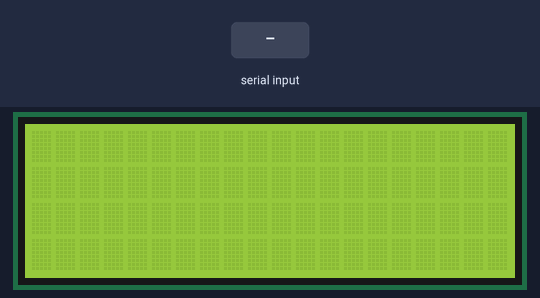
The sketch below on a simulated Arduino Uno, built with avr-gcc and run on an emulated ATmega328P. Parts: 20×4 character LCD. The test bench sets the inputs (shaded band).

Above: at 1.2 s.
1.3 s: "#" received over Serial
At 1.9 s:
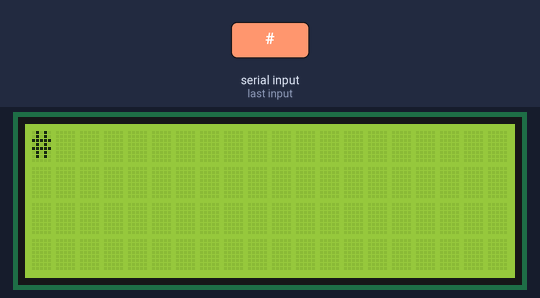
2.9 s: "1" received over Serial
At 4.4 s:
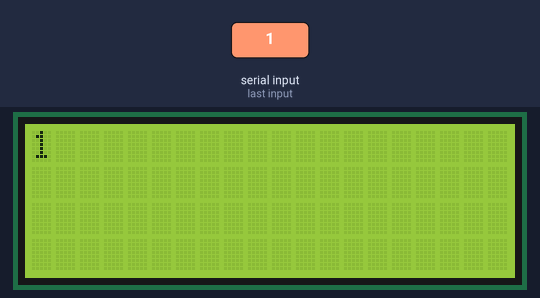
Timing chart, 0 to 5.9 s (numbered marks = the images above; inputs shaded):
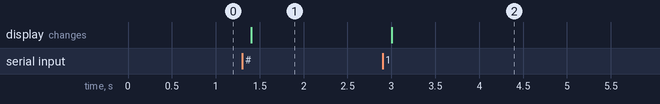

Measured:
- after the input at 1.3 s, the display: changes after 0.10 s (image 1)
- after the input at 2.9 s, the display: changes after 0.10 s (image 2)

The sketch:

Task3.ino
```cpp
/*#include "SecuritySystem.h"

SecuritySystem ss;

void setup()
{
    ss.initSetup();
}
void loop()
{
    ss.initLoop();
}*/
#include <Wire.h>
#include <LiquidCrystal_I2C.h>

LiquidCrystal_I2C lcd(0x27,20,4);  // set the LCD address to 0x27 for a 16 chars and 2 line display

void setup()
{
  lcd.init();                      // initialize the lcd
  lcd.backlight();
  Serial.begin(9600);
}

void loop()
{
  // when characters arrive over the serial port...
  if (Serial.available()) {
    // wait a bit for the entire message to arrive
    delay(100);
    // clear the screen
    lcd.clear();
    // read all the available characters
    while (Serial.available() > 0) {
      // display each character to the LCD
      lcd.write(Serial.read());
    }
  }
}
```

LED.cpp
```cpp
#include "LED.h"

LED::LED(int pin)
{
  pinMode(pin, OUTPUT);
  _pin = pin;
}

void LED::turnOn(){
    digitalWrite(_pin, HIGH);
}

void LED::turnOff(){
    digitalWrite(_pin, LOW);
}
```

LED.h
```cpp
#ifndef LED_h
#define LED_h

#include <Arduino.h>

class LED
{
  public:
    LED(int pin);
    void turnOn();
    void turnOff();
  private:
    int _pin;
};

#endif
```

SecuritySystem.cpp
```cpp
#include "SecuritySystem.h"
//#include "LED.cpp"

LiquidCrystal_I2C lcd(0x27,20,4);

const byte ROWS = 4;
const byte COLS = 4;
const byte RedLED = 13;
const byte GreenLED = 12;

char hexaKeys[ROWS][COLS] =
{
  {'1','2','3','a'},
  {'4','5','6','b'},
  {'7','8','9','c'},
  {'*','0','#','d'}
};
byte rowPins[ROWS] = {4,5,6,7};
byte colPins[COLS] = {/*0,1,2,3*/3,2,1,0};
Keypad customKeypad = Keypad( makeKeymap(hexaKeys), rowPins, colPins, ROWS, COLS);

char input[4] = {' ', ' ', ' ', ' '};
char password[4] = {'1', '3', '3', '7'};

/*LED RedLed(RedLED);
LED GreenLed(GreenLED);*/

SecuritySystem::SecuritySystem(){
}

void SecuritySystem::initSetup(){
    pinMode(RedLED, OUTPUT);
    pinMode(GreenLED, OUTPUT);
    lcd.init();
    lcd.backlight();

}

void SecuritySystem::initLoop(){
    clearDisplay();
    lcd.setCursor(0,0);
    lcd.print("Input password    ");


    getInput();

    if(checkFeature())
    {                           //if true -> change password
        changePassword();
    }
    else                        //if false -> check password
    {
        if (checkPassword())
        {
            correct();
        }
        else
        {
            invalide();
        }
    }
}


void SecuritySystem::getInput(){
    byte q = 0;

    while(q < 4){

        input[q] = customKeypad.getKey();
        if (input[q] != NULL)
        {
            lcd.setCursor(q,1);
            lcd.print(input[q]);
            q++;
        }
    }
}

bool SecuritySystem::checkFeature(){

    if (input[0] == '#' && input[1] == '#' && input[2] == '#' && input[3] == '#'){ //#### - special code for password changing
        return true;
        //changePassword();
    }
    else return false;

}

void SecuritySystem::changePassword(){
    clearDisplay();
    lcd.setCursor(0,0);
    lcd.print("Old Password:");
    //To setup new password we need to introduce old one
    getInput();

    if(checkPassword())
    {
        setPassword();
    }
    else
    {
        invalide();
    }
}

bool SecuritySystem::checkPassword(){
    lcd.setCursor(0,0);
    lcd.print("Checking our ");
    lcd.setCursor(0,1);
    lcd.print("     password");
    delay(300);
    if (input[0] == password[0] && input[1] == password[1] && input[2] == password[2] && input[3] == password[3])
        return true;
    else
        return false;

}

void SecuritySystem::setPassword(){
    clearDisplay();
    lcd.setCursor(0,0);
    lcd.print("New Password:    ");
    getInput();
    password[0] = input[0];
    password[1] = input[1];
    password[2] = input[2];
    password[3] = input[3];
    lcd.setCursor(0,0);
    lcd.print("New password      ");
    lcd.setCursor(0,1);
    lcd.print("   setuped   ");
    delay(1000);
}

void SecuritySystem::correct(){
    lcd.setCursor(0,0);
    lcd.print("Password          ");
    lcd.setCursor(0,1);
    lcd.print("accepted           ");
    digitalWrite(GreenLED, HIGH);
    delay(5000);
    digitalWrite(GreenLED, LOW);
    //opening();
}

void SecuritySystem::invalide()
{
    lcd.setCursor(0,0);
    lcd.print("Password       ");
    lcd.setCursor(0,1);
    lcd.print("     invalide");
    digitalWrite(RedLED, HIGH);
    delay(5000);
    digitalWrite(RedLED, LOW);
}

void SecuritySystem::clearDisplay(){
    //clear display
    lcd.setCursor(0,0);
    lcd.print("                      ");
    lcd.setCursor(0,1);
    lcd.print("                      ");
    //clear input
    input[0] = ' ';
    input[1] = ' ';
    input[2] = ' ';
    input[3] = ' ';
}
```

SecuritySystem.h
```cpp
#ifndef LED_h
#define LED_h

#include <Arduino.h>
#include <Keypad.h>
#include <Wire.h>
#include <LiquidCrystal_I2C.h>
#include <stdio.h>
#include "LED.h"

class SecuritySystem
{
  public:
    SecuritySystem();
    void initSetup();
    void initLoop();

  private:
    void clearDisplay();
    void correct();
    void invalide();
    void getInput();
    bool checkFeature();
    void changePassword();
    void inputPassword();
    bool checkPassword();
    void clearInput();
    void setPassword();
};

#endif
```
